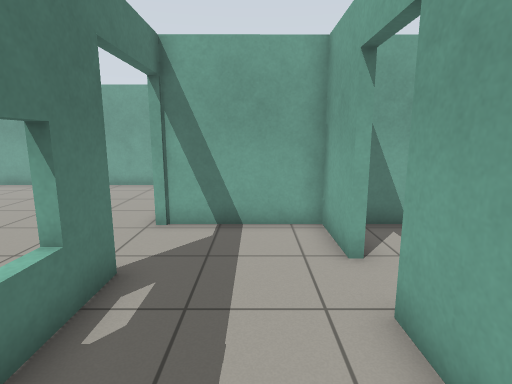
view 1 (above)

24 first-person views from a walk through a world built for the Gazebo simulator. The camera is 1.2 m above the floor, tilts 10° down and sees 80° across. The floor is counted in squares, 0.5 m on a side. Each view is taken from the middle of a square. On the plan, view 1 faces up. The plan holds only what a view shows up to about 18 squares ahead; the rest is blank. The place goes on beyond the plan. Simple patterns stand in for the simulator's built-in surfaces.

view 2
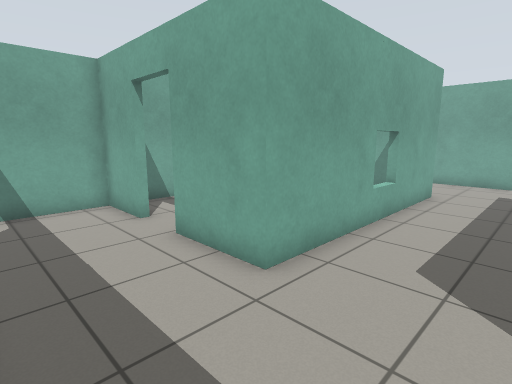

view 3
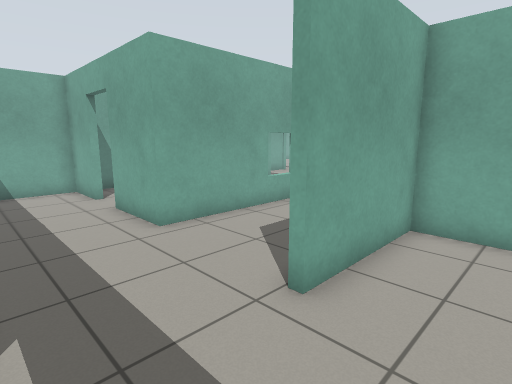

view 4
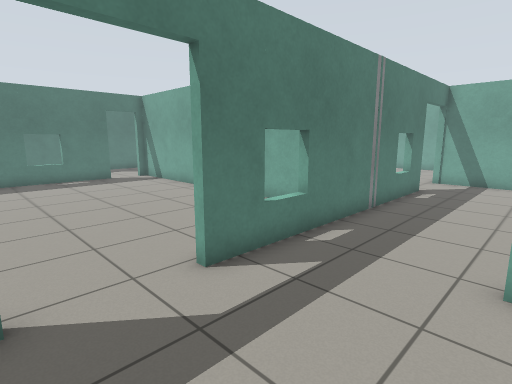

view 5
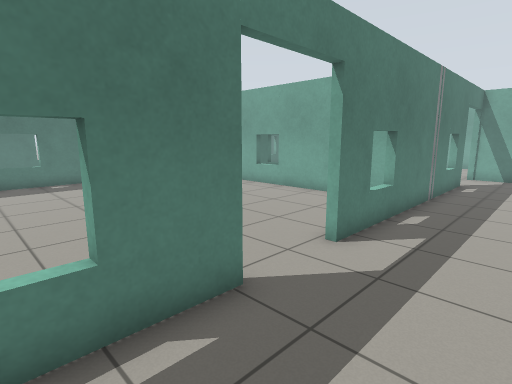

view 6
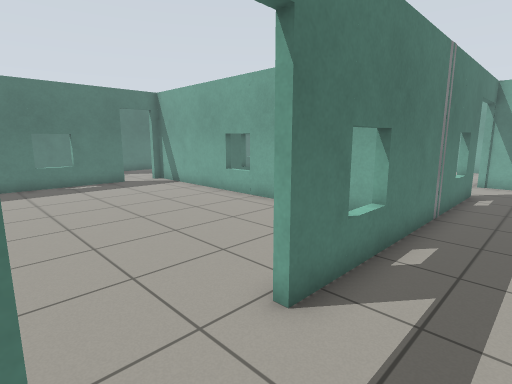

view 7
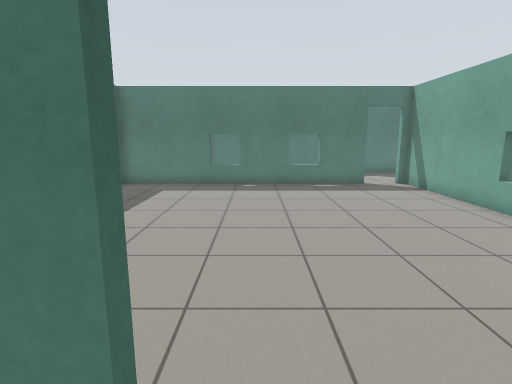

view 8
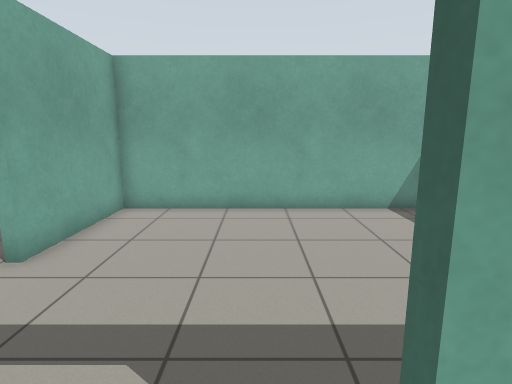

view 9
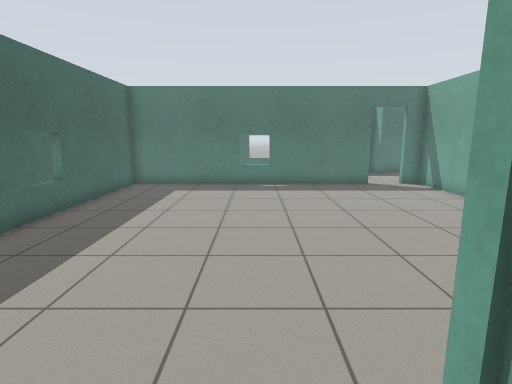

view 10
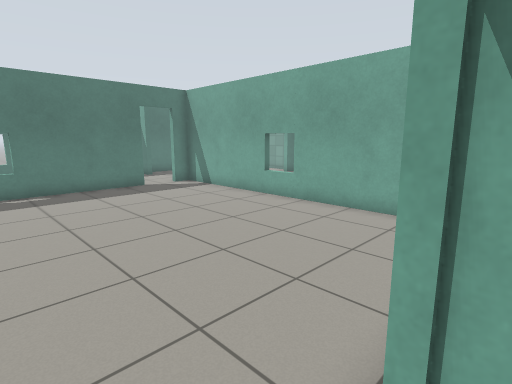

view 11
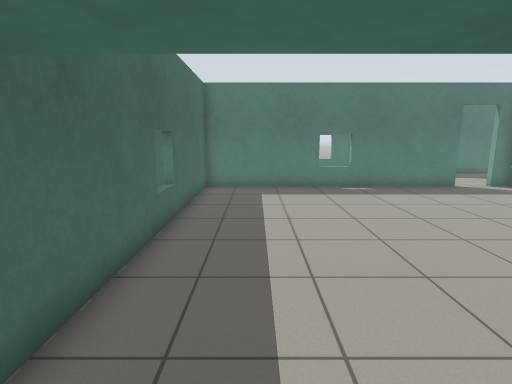

view 12
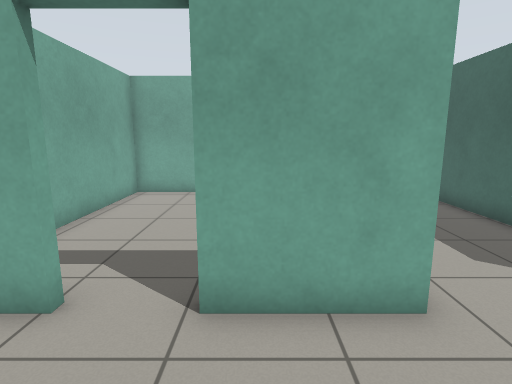

view 13
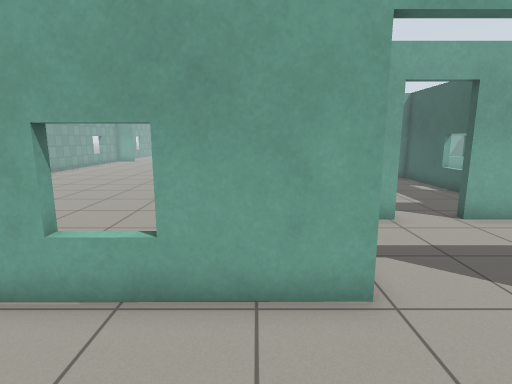

view 14
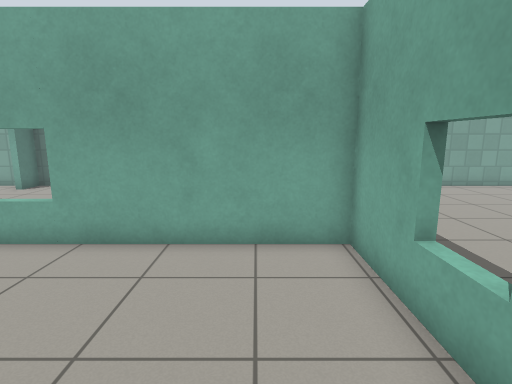

view 15
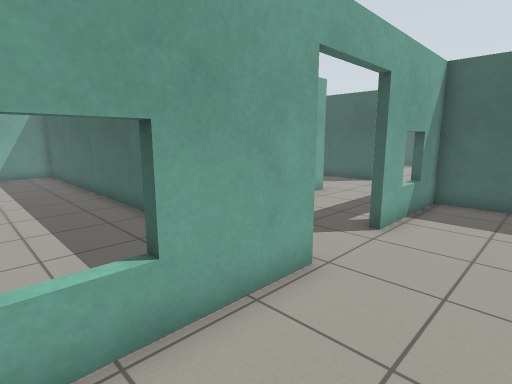

view 16
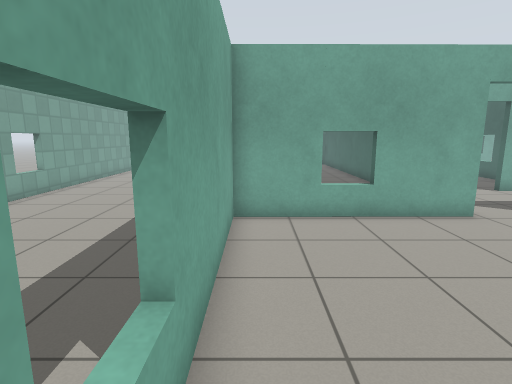

view 17
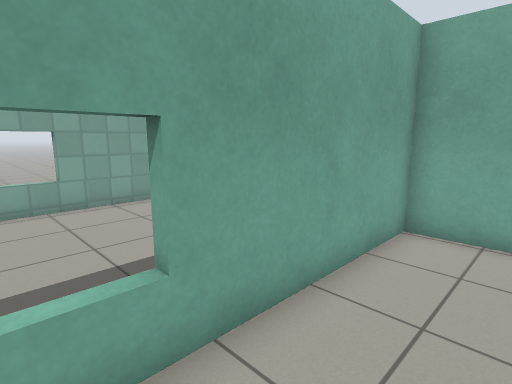

view 18
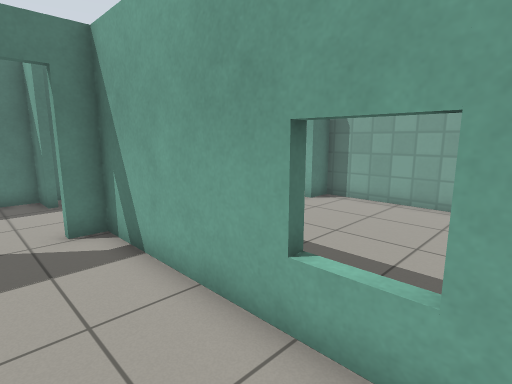

view 19
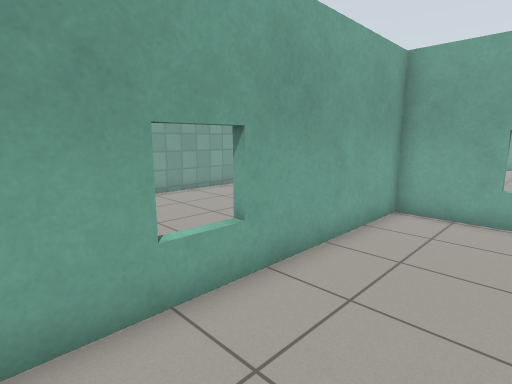

view 20
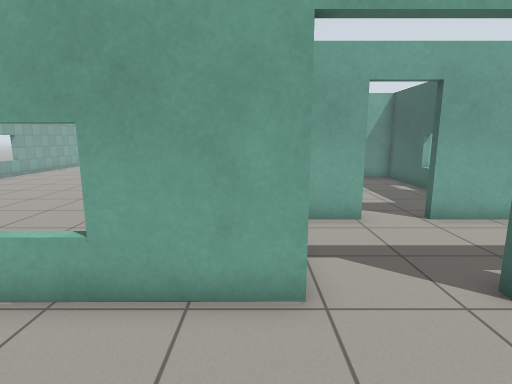

view 21
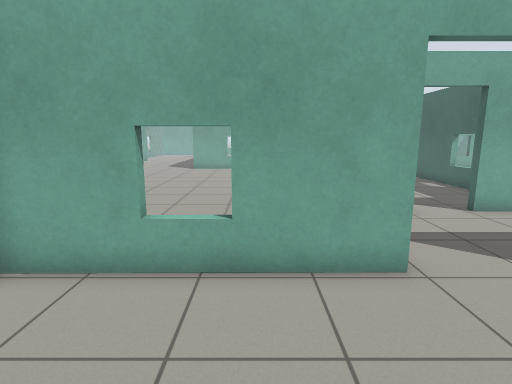

view 22
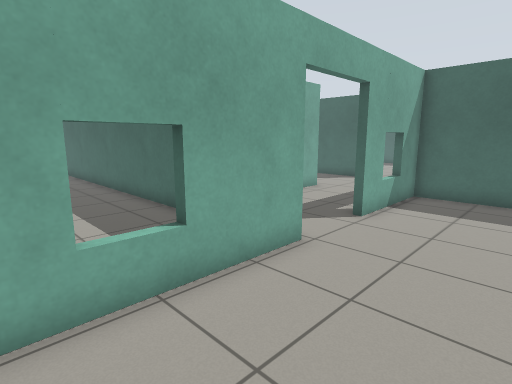

view 23
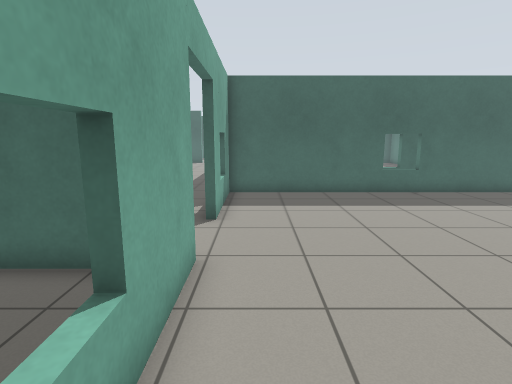

view 24
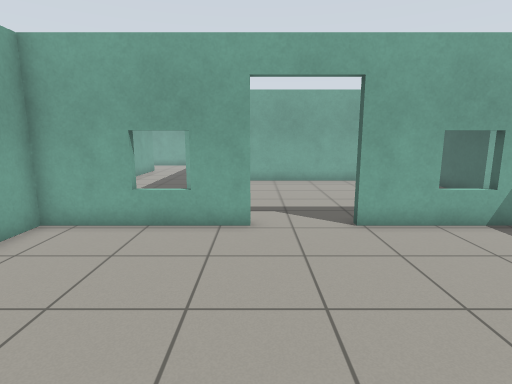

### Floor plan
Points are (right, up) in squares from view 1. A wall is a line through its corners. A room is listed if a view was taken in it or the views show most of it. See-through windows are left out.
Room 1 (views 1, 2, 9, 10, 11, 12)
walls: (1.6, -4.1) (3, -4.1); (6.1, -4.1) (9.6, -4.1); (1.9, 5.8) (1.9, 8.3) (-2.8, 8.3); (-2.5, 5.3) (-2.5, -3.6); (10.5, 0.6) (1.9, 0.6) (1.9, 3.9)
ways out: opening at (-0.5, -4) to room 2; open door at (-3, 7) to room 4; open door at (2, 4.5)
Room 2 (views 3, 4, 5, 6, 7)
walls: (-2.5, -9.7) (-2.5, -13); (-2.5, -3.6) (-2.5, -6.8); (6.3, -13.5) (6.3, -4.4) (1.6, -4.4) (1.6, -4.1)
ways out: opening at (-0.5, -4) to room 1; open door at (-3, -8) to room 3
Room 3 (views 8, 24)
walls: (-2.7, -6.8) (-2.8, -1) (-17.2, -1); (-17.2, -3.1) (-17.2, -13.5); (-2.7, -13.6) (-2.7, -9.7)
ways out: open door at (-3, -8) to room 2; open door at (-17, -2.5)
Room 4 (views 13, 14, 15, 16, 17, 18, 19, 20, 21, 22, 23)
walls: (-2.8, 8.3) (-2.8, 15.7) (-17.2, 15.7) (-17.2, 14.8); (-17.2, 13.1) (-17.2, 0.5) (-2.8, 0.5) (-2.8, 5.2); (-14.3, -0.7) (-10.1, -0.7)
ways out: open door at (-3, 7) to room 1; open door at (-17, 13.5)

Positions as (right, up) in squares from view 1, and headings:
1: (0, 0), facing up
2: (-2, -3), facing up-right
3: (-2, -7), facing up-right
4: (2, -10), facing up-left
5: (1, -13), facing up-left
6: (0, -10), facing up-left
7: (-1, -9), facing left
8: (-4, -9), facing right
9: (-1, 7), facing left
10: (-2, 6), facing up-left
11: (-2, 3), facing left
12: (-2, 3), facing right
13: (-7, 10), facing right
14: (-5, 9), facing up
15: (-6, 13), facing down-right
16: (-12, 15), facing right
17: (-11, 13), facing up-right
18: (-9, 13), facing up-left
19: (-13, 12), facing up-right
20: (-7, 9), facing right
21: (-8, 11), facing right
22: (-7, 14), facing down-right
23: (-4, 14), facing down
24: (-11, -7), facing right
